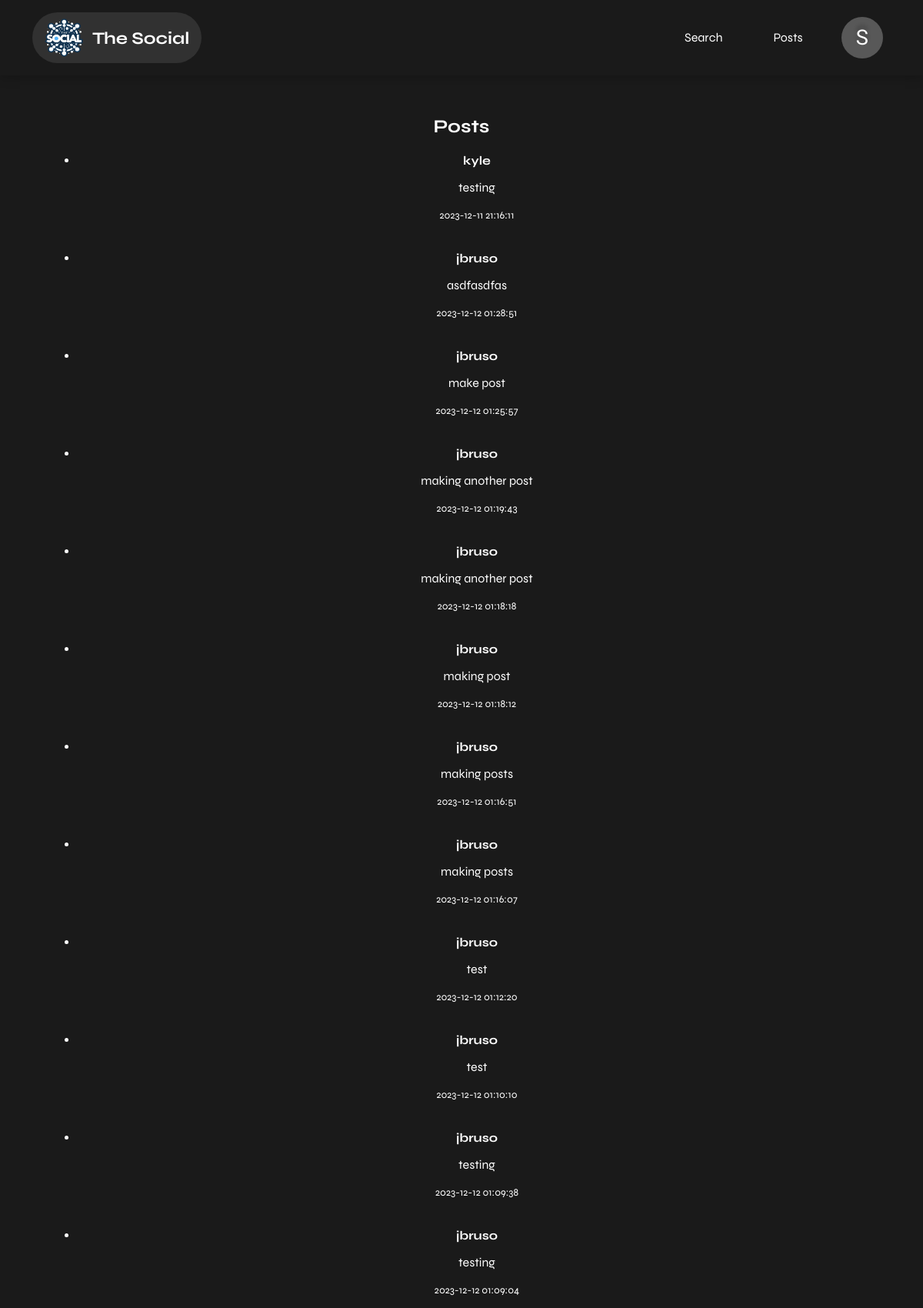
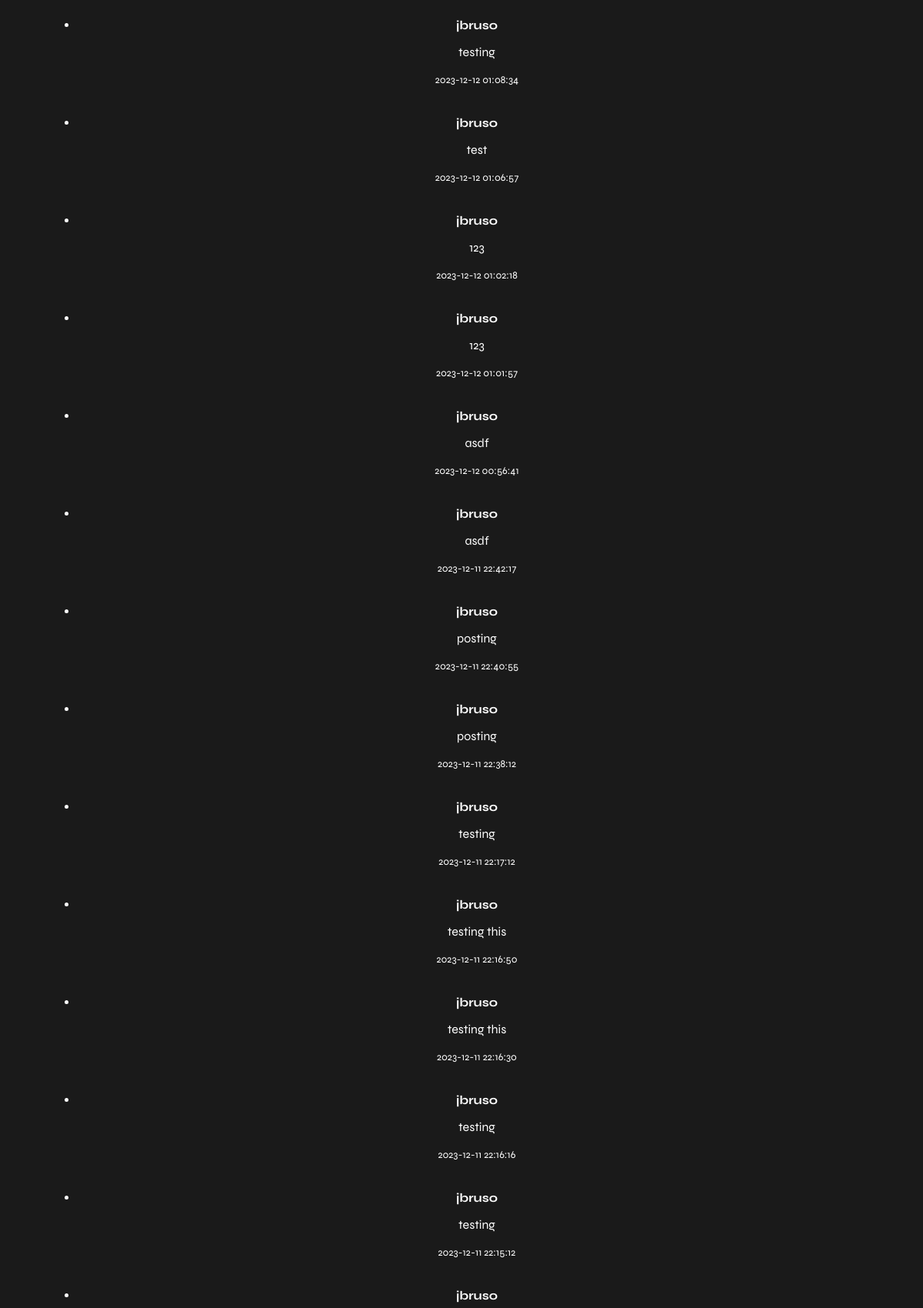
The page /home (signed in, upper part) on the database its author committed (2 pictures, top to bottom).
### tables this page shows
CREATE TABLE posts (
        id INTEGER PRIMARY KEY AUTOINCREMENT,
        username TEXT,
        post_content TEXT,
        timestamp DATETIME DEFAULT CURRENT_TIMESTAMP
    );

### app.py (the view, shortened to what this page needs)
@app.route('/home', methods=['GET', 'POST'])
def home():
    if 'username' in session:
        username = session['username']
        all_posts = get_friends_posts(username)
        return render_template('home.html', posts=all_posts)
    else:
        return redirect(url_for('login'))

### app.py (called while the page is built)
def create_connection():
    conn = None
    try:
        conn = sqlite3.connect(DATABASE_PATH)
    except sqlite3.Error as e:
        print(e)
    return conn

### templates/home.html (shortened to what this page needs)
<!DOCTYPE html>
<html lang="en">
<head>
    <link rel="stylesheet" href="{{ url_for('static', filename='styles.css') }}">
    <link rel="stylesheet" href="{{ url_for('static', filename='universal.css') }}">
</head>
<body>
    {% include 'header.html' %}
    <main>
        <section id="posts" class="mt-10">
            <div class="container text-center">
                <h2>Posts</h2>
                {% if posts %}
                    <ul>
                        {% for post in posts %}
                            <li>
                                <strong>{{ post[1] }}</strong>
                                <p>{{ post[2] }}</p>
                                <small>{{ post[3] }}</small>
                            </li>
                            <br><br>
                        {% endfor %}
                    </ul>
                {% endif %}
            </div>
        </section>
    </main>
</body>
</html>

### static/styles.css (style rules this page uses)
body { font-family: Arial, sans-serif; margin: 0; padding: 0; background-color: #1a1a1a; color: #fff; }
body > * { padding: 20px }

### static/universal.css (style rules this page uses)
body { font-family: syne; }
* { box-sizing: border-box; }
.container { width: 93%; margin:auto; max-width: 1450px; }
.mt-10 { margin-top: 2rem; }
.text-center { text-align: center; }
section { margin-top: 3em; }
main { min-height: 80vh; }

### rows shown on the page
posts: username "kyle", post_content "testing", timestamp "2023-12-11 21:16:11"
posts: username "jbruso", post_content "asdfasdfas", timestamp "2023-12-12 01:28:51"
posts: username "jbruso", post_content "make post", timestamp "2023-12-12 01:25:57"
posts: username "jbruso", post_content "making another post", timestamp "2023-12-12 01:19:43"
posts: username "jbruso", post_content "making another post", timestamp "2023-12-12 01:18:18"
posts: username "jbruso", post_content "making post", timestamp "2023-12-12 01:18:12"
posts: username "jbruso", post_content "making posts", timestamp "2023-12-12 01:16:51"
posts: username "jbruso", post_content "making posts", timestamp "2023-12-12 01:16:07"
posts: username "jbruso", post_content "test", timestamp "2023-12-12 01:12:20"
posts: username "jbruso", post_content "test", timestamp "2023-12-12 01:10:10"
posts: username "jbruso", post_content "testing", timestamp "2023-12-12 01:09:38"
posts: username "jbruso", post_content "testing", timestamp "2023-12-12 01:09:04"
posts: username "jbruso", post_content "testing", timestamp "2023-12-12 01:08:34"
posts: username "jbruso", post_content "test", timestamp "2023-12-12 01:06:57"
posts: username "jbruso", post_content "123", timestamp "2023-12-12 01:02:18"
posts: username "jbruso", post_content "123", timestamp "2023-12-12 01:01:57"
posts: username "jbruso", post_content "asdf", timestamp "2023-12-12 00:56:41"
posts: username "jbruso", post_content "asdf", timestamp "2023-12-11 22:42:17"
posts: username "jbruso", post_content "posting", timestamp "2023-12-11 22:40:55"
posts: username "jbruso", post_content "posting", timestamp "2023-12-11 22:38:12"
posts: username "jbruso", post_content "testing", timestamp "2023-12-11 22:17:12"
posts: username "jbruso", post_content "testing this", timestamp "2023-12-11 22:16:50"
posts: username "jbruso", post_content "testing this", timestamp "2023-12-11 22:16:30"
posts: username "jbruso", post_content "testing", timestamp "2023-12-11 22:16:16"
posts: username "jbruso", post_content "testing", timestamp "2023-12-11 22:15:12"
posts: username "jbruso"

### other values the page prints
{{ session['username'][0].upper() }} "S"
